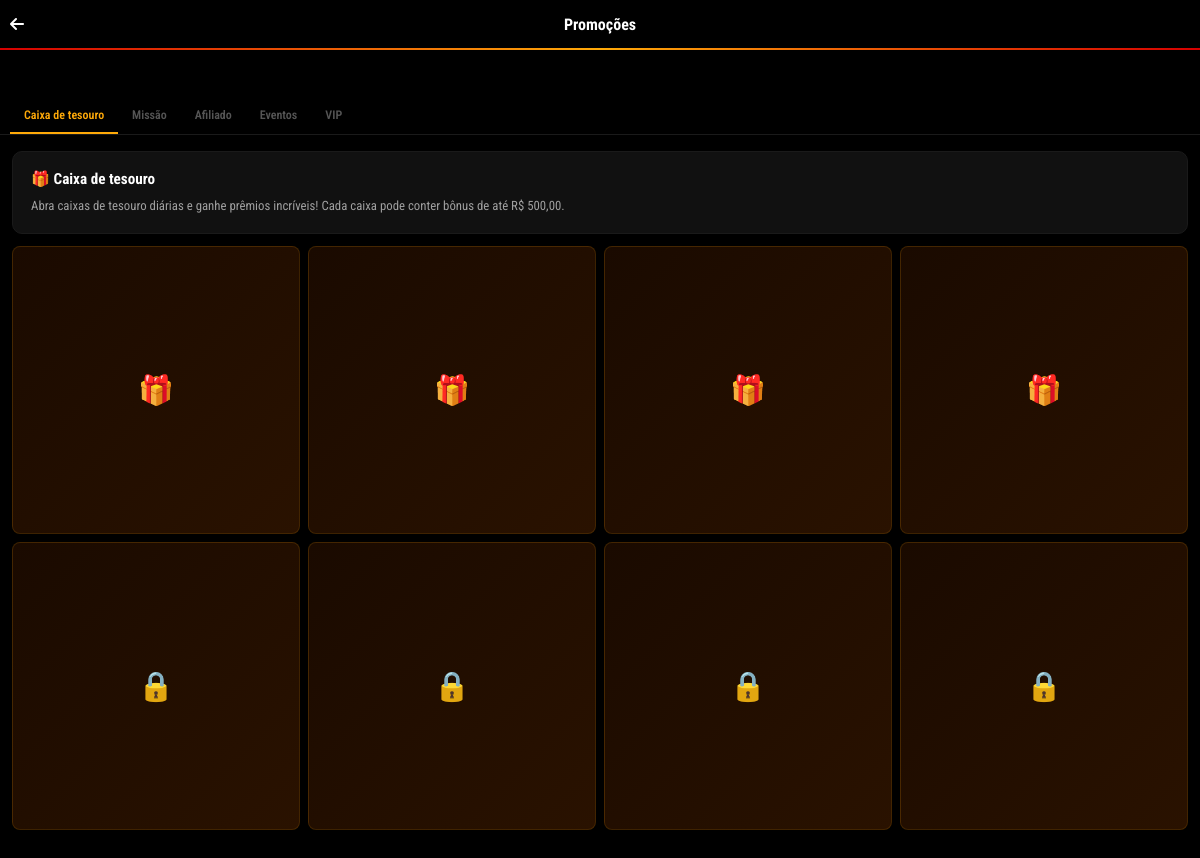
/promotions.php (signed in), run on the app's committed database.
### tables this page shows
CREATE TABLE users (
        id INTEGER PRIMARY KEY AUTOINCREMENT,
        username TEXT UNIQUE NOT NULL,
        email TEXT,
        phone TEXT,
        password TEXT NOT NULL,
        balance REAL DEFAULT 0.00,
        avatar TEXT DEFAULT '',
        lang TEXT DEFAULT 'pt',
        first_deposit_done INTEGER DEFAULT 0,
        lang_bonus_claimed INTEGER DEFAULT 0,
        created_at DATETIME DEFAULT CURRENT_TIMESTAMP
    );

### config.php (called while the page is built, shortened)
<?php
function getDB() {
    static $pdo = null;
    if ($pdo !== null) return $pdo;
    $pdo = new PDO('sqlite:' . DB_PATH);
    $pdo->setAttribute(PDO::ATTR_ERRMODE, PDO::ERRMODE_EXCEPTION);
    $pdo->setAttribute(PDO::ATTR_DEFAULT_FETCH_MODE, PDO::FETCH_ASSOC);
    $pdo->exec("CREATE TABLE IF NOT EXISTS users (
        id INTEGER PRIMARY KEY AUTOINCREMENT,
        username TEXT UNIQUE NOT NULL,
        email TEXT,
        phone TEXT,
        password TEXT NOT NULL,
        balance REAL DEFAULT 0.00,
        avatar TEXT DEFAULT '',
        lang TEXT DEFAULT 'pt',
        first_deposit_done INTEGER DEFAULT 0,
        lang_bonus_claimed INTEGER DEFAULT 0,
        created_at DATETIME DEFAULT CURRENT_TIMESTAMP
    )");
    $pdo->exec("CREATE TABLE IF NOT EXISTS games (
        id INTEGER PRIMARY KEY AUTOINCREMENT,
        name TEXT NOT NULL,
        category_id INTEGER DEFAULT 0,
        provider TEXT DEFAULT 'PG Soft',
        image TEXT DEFAULT '',
        image_url TEXT DEFAULT '',
        is_hot INTEGER DEFAULT 0,
        is_new INTEGER DEFAULT 0,
        sort_order INTEGER DEFAULT 0
    )");
    $pdo->exec("CREATE TABLE IF NOT EXISTS transactions (
        id INTEGER PRIMARY KEY AUTOINCREMENT,
        user_id INTEGER NOT NULL,
        type TEXT NOT NULL,
        amount REAL NOT NULL,
        status TEXT DEFAULT 'pending',
        pix_type TEXT,
        pix_key TEXT,
        full_name TEXT,
        cpf TEXT,
        mp_preference_id TEXT,
        mp_payment_id TEXT,
        created_at DATETIME DEFAULT CURRENT_TIMESTAMP
    )");
    try { $pdo->exec("ALTER TABLE users ADD COLUMN lang TEXT DEFAULT 'pt'"); } catch(Exception $e) {}
    try { $pdo->exec("ALTER TABLE users ADD COLUMN first_deposit_done INTEGER DEFAULT 0"); } catch(Exception $e) {}
    try { $pdo->exec("ALTER TABLE users ADD COLUMN lang_bonus_claimed INTEGER DEFAULT 0"); } catch(Exception $e) {}
    try { $pdo->exec("ALTER TABLE games ADD COLUMN image_url TEXT DEFAULT ''"); } catch(Exception $e) {}
    try { $pdo->exec("ALTER TABLE transactions ADD COLUMN full_name TEXT"); } catch(Exception $e) {}
    try { $pdo->exec("ALTER TABLE transactions ADD COLUMN cpf TEXT"); } catch(Exception $e) {}
    return $pdo;
}
function getCurrentUser() {
    $db = getDB();
    $stmt = $db->prepare("SELECT * FROM users WHERE id = :id");
    $stmt->execute([':id' => $_SESSION['user_id']]);
    return $stmt->fetch();
}
function getLang() {
    $user = getCurrentUser();
    if ($user && !empty($user['lang'])) return $user['lang'];
    return 'it';
}
function t($key) {
    static $translations = null;
    $lang = getLang();
    return $translations[$lang][$key] ?? $translations['it'][$key] ?? $key;
}

### promotions.php (the view, shortened to what this page needs)
<?php
require_once __DIR__ . '/config.php';
$lang = getLang();
$activeTab = $_GET['tab'] ?? 'treasure';
?>
<!DOCTYPE html>
<html lang="<?= $lang ?>">
<head>
    <link rel="stylesheet" href="https://cdnjs.cloudflare.com/ajax/libs/font-awesome/6.5.1/css/all.min.css">
    <link rel="stylesheet" href="/assets/css/style.css">
</head>
<body>
<header class="navbar-top">
    <div class="navbar-left">
        <a href="/" style="color:#fff;font-size:1rem;"><i class="fa-solid fa-arrow-left"></i></a>
    </div>
    <div class="navbar-center"><span style="font-weight:700;font-size:1rem;"><?= t('promotions') ?></span></div>
</header>
<div class="red-separator"></div>
<div style="margin-top:var(--navbar-height);">
    <div class="promo-tabs">
        <a href="/promotions.php?tab=treasure" class="promo-tab <?= $activeTab === 'treasure' ? 'active' : '' ?>"><?= t('treasure_box') ?></a>
        <a href="/promotions.php?tab=mission" class="promo-tab <?= $activeTab === 'mission' ? 'active' : '' ?>"><?= t('mission') ?></a>
        <a href="/promotions.php?tab=affiliate" class="promo-tab <?= $activeTab === 'affiliate' ? 'active' : '' ?>"><?= t('affiliate') ?></a>
        <a href="/promotions.php?tab=events" class="promo-tab <?= $activeTab === 'events' ? 'active' : '' ?>"><?= t('events') ?></a>
        <a href="/promotions.php?tab=vip" class="promo-tab <?= $activeTab === 'vip' ? 'active' : '' ?>"><?= t('vip') ?></a>
    </div>
    <div class="promo-content" style="padding-bottom:calc(var(--bottom-nav-height) + 20px);">
        <?php if ($activeTab === 'treasure'): ?>
            <div class="promo-card-big">
                <div class="promo-card-big-title">🎁 <?= t('treasure_box') ?></div>
                <div class="promo-card-big-desc">
                    Abra caixas de tesouro diárias e ganhe prêmios incríveis! Cada caixa pode conter bônus de até R$ 500,00.
                </div>
            </div>
            <div class="treasure-boxes">
                <div class="treasure-box-item" onclick="openTreasure(this)">🎁</div>
                <div class="treasure-box-item" onclick="openTreasure(this)">🎁</div>
                <div class="treasure-box-item" onclick="openTreasure(this)">🎁</div>
                <div class="treasure-box-item" onclick="openTreasure(this)">🎁</div>
                <div class="treasure-box-item" onclick="openTreasure(this)">🔒</div>
                <div class="treasure-box-item" onclick="openTreasure(this)">🔒</div>
                <div class="treasure-box-item" onclick="openTreasure(this)">🔒</div>
                <div class="treasure-box-item" onclick="openTreasure(this)">🔒</div>
            </div>
        <?php endif; ?>
    </div>
</div>
</body>
</html>

### assets/css/style.css (style rules this page uses)
:root { --bg-primary: #000000; --bg-secondary: #0a0a0a; --bg-card: #111111; --bg-card-hover: #1a1a1a; --bg-input: #1a1a1a; --bg-modal: #111111; --color-red: #d60000; --color-red-dark: #a00000; --color-gold: #ffaa09; --color-gold-light: #fff0bb; --color-green: #1db954; --color-green-dark: #056B2A; --text-primary: #ffffff; --text-secondary: #a0a0a0; --text-muted: #555; --border-radius: 16px; --border-radius-sm: 10px; --font-primary: 'Roboto Condensed', sans-serif; --font-secondary: 'Inter', sans-serif; --navbar-height: 48px; --bottom-nav-height: 58px; }
* { margin: 0; padding: 0; box-sizing: border-box; }
html { scroll-behavior: smooth; }
body { font-family: var(--font-primary); background: var(--bg-primary); color: var(--text-primary); min-height: 100vh; overflow-x: hidden; -webkit-font-smoothing: antialiased; }
a { text-decoration: none; color: inherit; }
.navbar-top { position: fixed; top: 0; left: 0; right: 0; height: var(--navbar-height); background: #000; display: flex; align-items: center; justify-content: space-between; padding: 0 10px; z-index: 100; }
.navbar-left, .navbar-right { display: flex; align-items: center; gap: 6px; }
.navbar-center { position: absolute; left: 50%; transform: translateX(-50%); }
.red-separator { height: 2px; background: linear-gradient(90deg, var(--color-red), var(--color-gold), var(--color-red)); margin-top: var(--navbar-height); }

### promotions.php (style rules this page uses)
.promo-tabs { display: flex; overflow-x: auto; -webkit-overflow-scrolling: touch; scrollbar-width: none; gap: 0; border-bottom: 1px solid #1a1a1a; padding: 0 10px; }
.promo-tab { flex-shrink: 0; padding: 10px 14px; font-size: 0.75rem; font-weight: 600; color: var(--text-muted); white-space: nowrap; cursor: pointer; border-bottom: 2px solid transparent; transition: all 0.2s; }
.promo-tab.active { color: var(--color-gold); border-bottom-color: var(--color-gold); }
.promo-content { padding: 16px 12px; }
.promo-card-big { background: var(--bg-card); border-radius: 10px; padding: 18px; margin-bottom: 12px; border: 1px solid #1a1a1a; }
.promo-card-big-title { font-size: 0.95rem; font-weight: 700; margin-bottom: 8px; display: flex; align-items: center; gap: 8px; }
.promo-card-big-desc { font-size: 0.8rem; color: var(--text-secondary); line-height: 1.5; }
.treasure-boxes { display: grid; grid-template-columns: repeat(4, 1fr); gap: 8px; margin-top: 12px; }
.treasure-box-item { aspect-ratio: 1; background: linear-gradient(135deg, #1a0a00, #2a1200); border-radius: 8px; display: flex; align-items: center; justify-content: center; font-size: 1.8rem; border: 1px solid rgba(255,170,9,0.15); cursor: pointer; transition: transform 0.2s; }

### data on the page
users: lang "Promoções", lang "Caixa de tesouro", lang "Missão", lang "Afiliado", lang "Eventos", lang "VIP"
